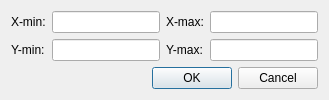
<?xml version="1.0" encoding="UTF-8"?>
<ui version="4.0">
 <class>GraphPanelWidgetCustomAxesDialog</class>
 <widget class="QDialog" name="GraphPanelWidgetCustomAxesDialog">
  <property name="geometry">
   <rect>
    <x>0</x>
    <y>0</y>
    <width>400</width>
    <height>118</height>
   </rect>
  </property>
  <property name="windowTitle">
   <string>Custom Axes</string>
  </property>
  <layout class="QVBoxLayout" name="layout">
   <property name="sizeConstraint">
    <enum>QLayout::SetFixedSize</enum>
   </property>
   <item>
    <layout class="QGridLayout" name="gridLayout">
     <item row="0" column="0">
      <widget class="QLabel" name="xMinLabel">
       <property name="text">
        <string>X-min:</string>
       </property>
      </widget>
     </item>
     <item row="0" column="1">
      <widget class="QLineEdit" name="xMinValue"/>
     </item>
     <item row="0" column="2">
      <widget class="QLabel" name="xMaxLabel">
       <property name="text">
        <string>X-max:</string>
       </property>
      </widget>
     </item>
     <item row="0" column="3">
      <widget class="QLineEdit" name="xMaxValue"/>
     </item>
     <item row="1" column="0">
      <widget class="QLabel" name="yMinLabel">
       <property name="text">
        <string>Y-min:</string>
       </property>
      </widget>
     </item>
     <item row="1" column="1">
      <widget class="QLineEdit" name="yMinValue"/>
     </item>
     <item row="1" column="2">
      <widget class="QLabel" name="yMaxLabel">
       <property name="text">
        <string>Y-max:</string>
       </property>
      </widget>
     </item>
     <item row="1" column="3">
      <widget class="QLineEdit" name="yMaxValue"/>
     </item>
    </layout>
   </item>
   <item>
    <widget class="QDialogButtonBox" name="buttonBox">
     <property name="standardButtons">
      <set>QDialogButtonBox::Cancel|QDialogButtonBox::Ok</set>
     </property>
    </widget>
   </item>
  </layout>
 </widget>
 <resources/>
 <connections/>
</ui>
